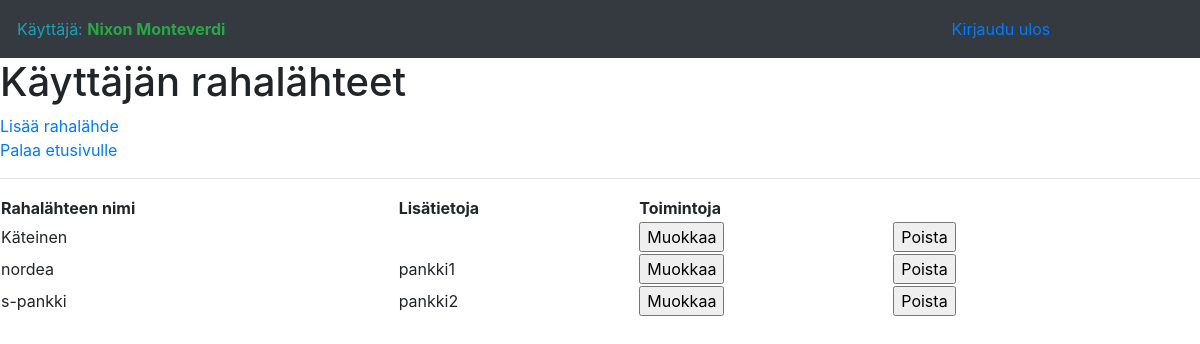
The app's page /source (signed in), older data.
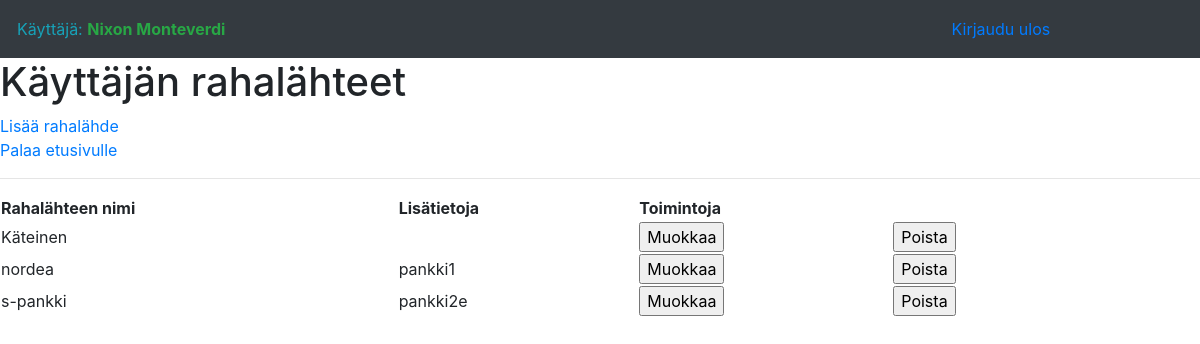
The same page, newer data.
### application/moneysource/models.py (models this page shows, shortened)
class Moneysource(db.Model):
    __tablename__ = "money_source"
    ms_id_pk = db.Column(db.Integer, primary_key=True)
    ms_name = db.Column(db.String(255), nullable=False)
    ms_extrainfo = db.Column(db.String(255), nullable=True)
    acc_id_fk = db.Column(db.Integer, db.ForeignKey('account.id'),
                           nullable=False)

### application/moneysource/views.py (the view)
@app.route("/source", methods=["GET","POST"])
@login_required
def moneysource():
    return render_template("moneysource/moneysource.html", sources = Moneysource.query.filter_by(acc_id_fk=current_user.id))

### application/__init__.py (called while the page is built)
@login_manager.user_loader
def load_user(user_id):
    return User.query.get(user_id)

### application/templates/moneysource/moneysource.html (shortened to what this page needs)
{% extends "layout.html" %} {% block body %}
<h1>Käyttäjän rahalähteet</h1>
<a href="{{ url_for('add_moneysource') }}">Lisää rahalähde</a>
<br />
<a href="{{ url_for('booking_index') }}">Palaa etusivulle</a>
<hr />
<table border="0" width="90%">
    <tr>
        <th>Rahalähteen nimi</th>
        <th>Lisätietoja</th>
        <th colspan="2" align="center">
            Toimintoja
            <br />
        </th>
    </tr>
    {% for source in sources %}
    <tr>
        <td>{{ source.ms_name }}</td>
        <td>{{ source.ms_extrainfo }}</td>
        <td>
            <form method="POST" action="{{ url_for('modify_moneysource', source_id=source.ms_id_pk) }}">
                <input type="submit" value="Muokkaa" />
            </form>
        </td>
        <td>
            <form method="POST" OnClick="return confirm('Oletko varma että haluat poistaa rahalähteen?')" action="{{ url_for('remove_moneysource', source_id=source.ms_id_pk) }}">
                <input type="submit" value="Poista" />
            </form>
        </td>
    </tr>
    {% endfor %}
</table>
{% endblock %}

Row changes from the older to the newer data that the page shows:
changed Moneysource "s-pankki": ms_extrainfo "pankki2" → "pankki2e"
